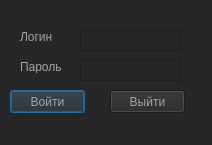
<?xml version="1.0" encoding="UTF-8"?>
<ui version="4.0">
 <class>Authorization</class>
 <widget class="QDialog" name="Authorization">
  <property name="geometry">
   <rect>
    <x>0</x>
    <y>0</y>
    <width>212</width>
    <height>145</height>
   </rect>
  </property>
  <property name="windowTitle">
   <string>Кино</string>
  </property>
  <property name="styleSheet">
   <string notr="true">background-color: rgb(39, 39, 42);
color: rgb(163, 163, 164);</string>
  </property>
  <widget class="QPushButton" name="pushButton">
   <property name="geometry">
    <rect>
     <x>10</x>
     <y>90</y>
     <width>75</width>
     <height>23</height>
    </rect>
   </property>
   <property name="text">
    <string>Войти</string>
   </property>
  </widget>
  <widget class="QPushButton" name="pushButton_2">
   <property name="geometry">
    <rect>
     <x>110</x>
     <y>90</y>
     <width>75</width>
     <height>23</height>
    </rect>
   </property>
   <property name="text">
    <string>Выйти</string>
   </property>
  </widget>
  <widget class="QLabel" name="label">
   <property name="geometry">
    <rect>
     <x>20</x>
     <y>30</y>
     <width>47</width>
     <height>13</height>
    </rect>
   </property>
   <property name="text">
    <string>Логин</string>
   </property>
  </widget>
  <widget class="QLabel" name="label_2">
   <property name="geometry">
    <rect>
     <x>20</x>
     <y>60</y>
     <width>47</width>
     <height>13</height>
    </rect>
   </property>
   <property name="text">
    <string>Пароль</string>
   </property>
  </widget>
  <widget class="QTextEdit" name="textEdit">
   <property name="geometry">
    <rect>
     <x>80</x>
     <y>30</y>
     <width>101</width>
     <height>21</height>
    </rect>
   </property>
   <property name="verticalScrollBarPolicy">
    <enum>Qt::ScrollBarAlwaysOff</enum>
   </property>
  </widget>
  <widget class="QTextEdit" name="textEdit_2">
   <property name="geometry">
    <rect>
     <x>80</x>
     <y>60</y>
     <width>101</width>
     <height>21</height>
    </rect>
   </property>
   <property name="verticalScrollBarPolicy">
    <enum>Qt::ScrollBarAlwaysOff</enum>
   </property>
  </widget>
 </widget>
 <resources/>
 <connections/>
</ui>
